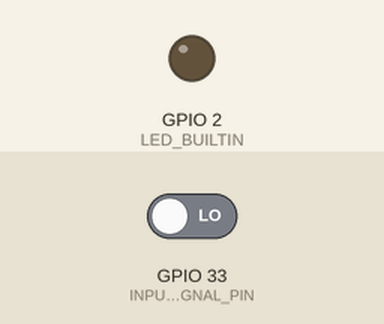
Simulated run of this sketch. Board: ESP32. Shown: output pins drawn as LEDs (lit = HIGH). Inputs (shaded band) come from the test bench; at power-on: GPIO 33 (INPUT_SIGNAL_PIN) LOW.

Above: at 0.05 s.
At 2.05 s:
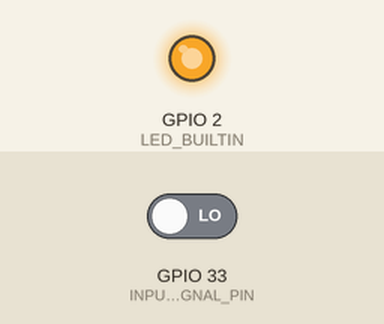
Timing chart, 0 to 7.2 s (numbered marks = the images above):
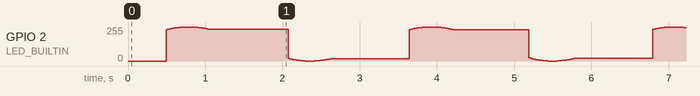

The sketch:

icm.ino
```cpp
void setup() {
  setup_input_signal();
  setup_running_indicator();
}

void loop() {
  handle_running_indicator();
  handle_input_signal();
}
```

input_signal.ino
```cpp
#define INPUT_SIGNAL_PIN 33
#define TRIGGER_ON_RISING_EDGE true
#define TRIGGERS_PER_ROTATION 30

void setup_input_signal() {
  pinMode(INPUT_SIGNAL_PIN, INPUT);
}

bool currently_high = false;
unsigned long micros_last_signal = 0;
unsigned long micros_last_signals[TRIGGERS_PER_ROTATION];


int triggers_since_update = 0;


void handle_input_signal() {
  bool signal_high = digitalRead(INPUT_SIGNAL_PIN);
  if(signal_high != currently_high) {
    currently_high = signal_high;
    if(signal_high == TRIGGER_ON_RISING_EDGE) {
      unsigned long now = micros();
      unsigned long time_since_last_signal = now - micros_last_signal;
      micros_last_signal = now;
      micros_last_signals[triggers_since_update] = time_since_last_signal;
      triggers_since_update ++;
      if(triggers_since_update == TRIGGERS_PER_ROTATION) {
        unsigned long total_micros = 0;
        for(int i = 0; i < TRIGGERS_PER_ROTATION; i++) {
          Serial.print(micros_last_signals[i]);
          Serial.print(" ");
          total_micros += micros_last_signals[i];
        }
        Serial.println(" rotation complete.");
        Serial.print(60000000.0/((float)total_micros), 4);
        Serial.println(" rpm");
        triggers_since_update=0;
      }
    }
  }
}
```

running_indicator.ino
```cpp
#define MILLIS_PER_RADIAN 500.0
void setup_running_indicator() {
  pinMode(LED_BUILTIN, OUTPUT);
}

int get_led_level(long time) {
    float rads = float(time) / MILLIS_PER_RADIAN;
    double sin_val = sin(rads);
    return int((sin_val + 1.0) * 128);
}

void handle_running_indicator() {
  long now = millis();
  analogWrite(LED_BUILTIN, get_led_level(now));
}
```
